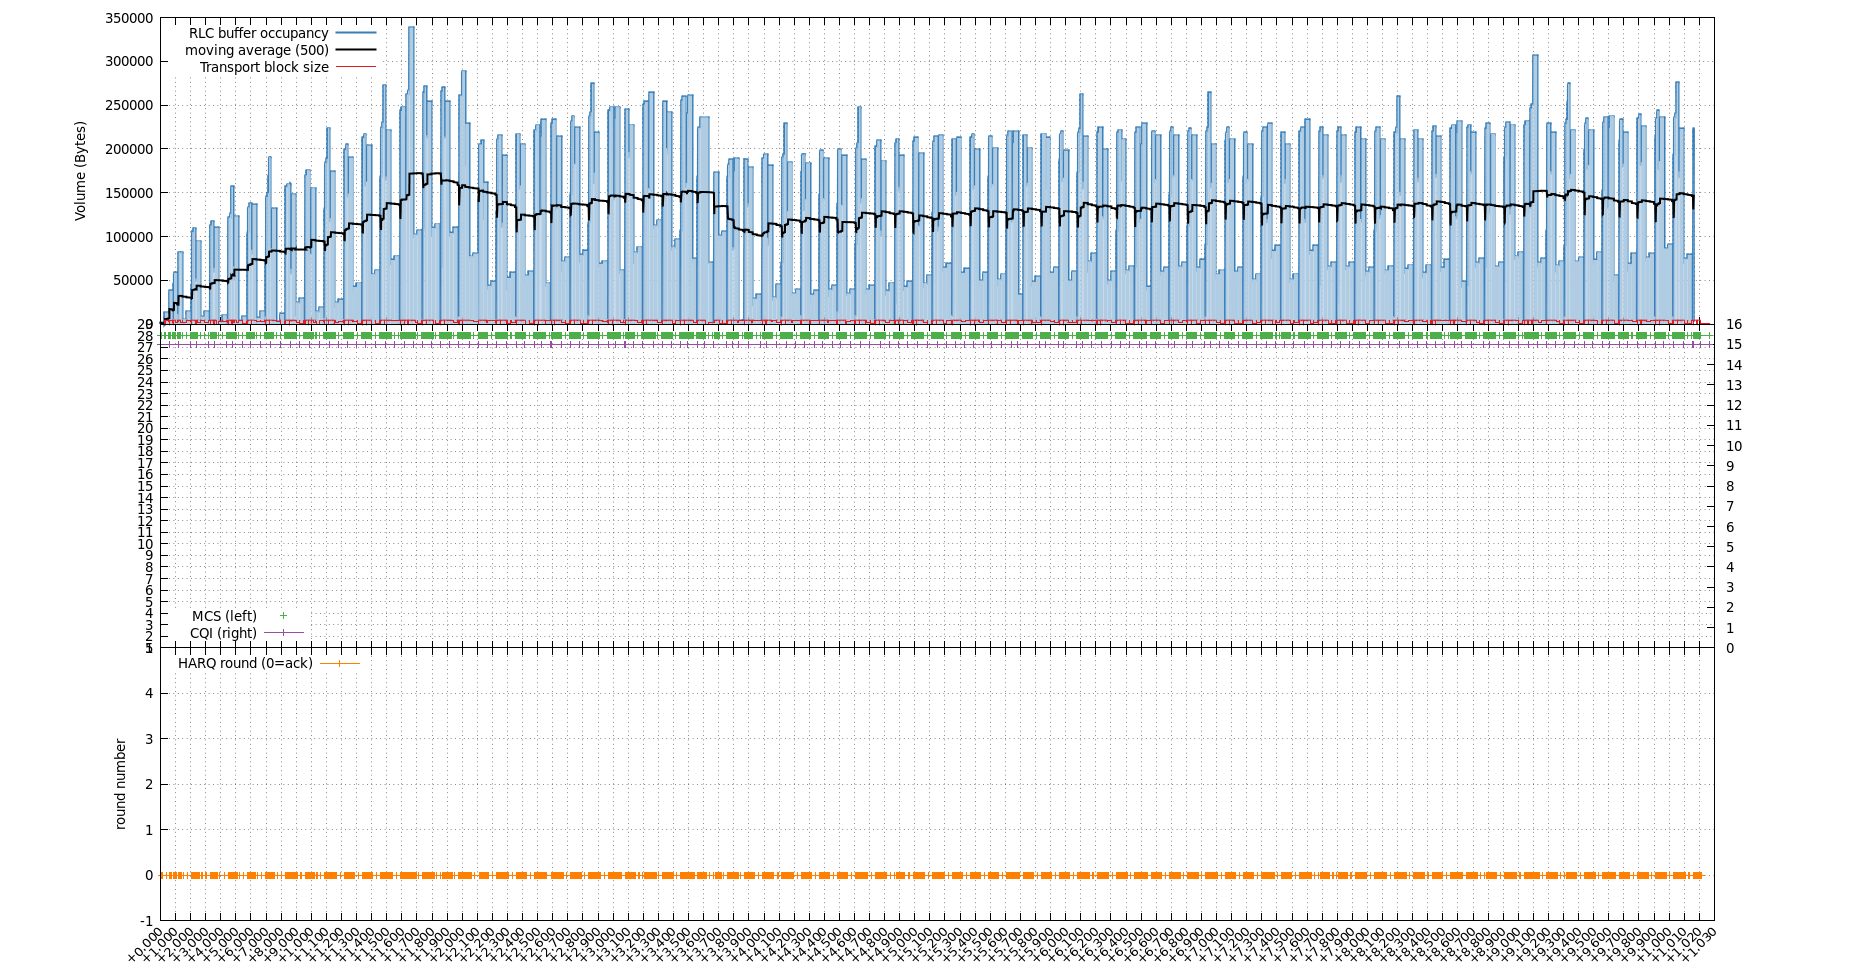

This figure's gnuplot source:
set terminal png size 1874,971
set output "downlink_I.png"

datarlc="rlc.txbuf.am.occ.data"
dataharq="mac.harq.down.nack.data"
datatbs="mac.sched.down.tbs.data"
datamcs="mac.sched.down.mcs.data"
datacqi="phy.srs.dcqi.data"

set ytics nomirror
set lmargin 20
set rmargin 20

t0=system(sprintf("awk -F' ' 'FNR == 1 {print $1}' %s", datarlc))
### average curve from https://stackoverflow.com/questions/42855285/plotting-average-curve-for-points-in-gnuplot
# number of points in moving average
n = 500

# initialize the variables
do for [i=1:n] {
    eval(sprintf("back%d=0", i))
}

# build shift function (back_n = back_n-1, ..., back1=x)
shift = "("
do for [i=n:2:-1] {
    shift = sprintf("%sback%d = back%d, ", shift, i, i-1)
}
shift = shift."back1 = x)"
# uncomment the next line for a check
# print shift

# build sum function (back1 + ... + backn)
sum = "(back1"
do for [i=2:n] {
    sum = sprintf("%s+back%d", sum, i)
}
sum = sum.")"
# uncomment the next line for a check
# print sum

# define the functions like in the gnuplot demo
# use macro expansion for turning the strings into real functions
samples(x) = $0 > (n-1) ? n : ($0+1)
avg_n(x) = (shift_n(x), @sum/samples($0))
shift_n(x) = @shift

set multiplot layout 3,1

# TOP PLOT
set bmargin 0
set format x ""
set xtics 0.1
set grid xtics
set key left top
set ylabel "Volume (Bytes)"
set autoscale y
set ytics auto
set grid ytics
set y2label ""
unset y2tics
plot	datarlc using ($1-t0):2 title "RLC buffer occupancy" with steps ls 2 lw 2, \
	datarlc using ($1-t0):2 notitle with fillsteps fs solid 0.4 noborder ls 2, \
	datarlc using ($1-t0):(avg_n($2)) title "moving average (".n.")" with lines lc 'black' lw 2, \
	datatbs using ($1-t0):2 title "Transport block size" with steps ls 1

# MIDDLE PLOT
set tmargin 0
set key left bottom
set ylabel ""
set y2label ""
set yrange [1:29]
set y2range [0:16]
set ytics 1
set y2tics 1
plot	datamcs using ($1-t0):2 axis x1y1 title "MCS (left)" with points ls 3, \
	datamcs using ($1-t0):2 axis x1y1 notitle with steps ls 3, \
	datacqi using ($1-t0):2 axis x1y2 title "CQI (right)" with linespoints ls 4

# BOTTOM PLOT
set bmargin
set key left top
set xtics rotate by 45 right format "+%.3t"
set ylabel "round number"
set y2label ""
set yrange [-1:5]
set ytics
unset y2tics
plot	dataharq using ($1-t0):2 title "HARQ round (0=ack)" with linespoints ls 5

unset multiplot
